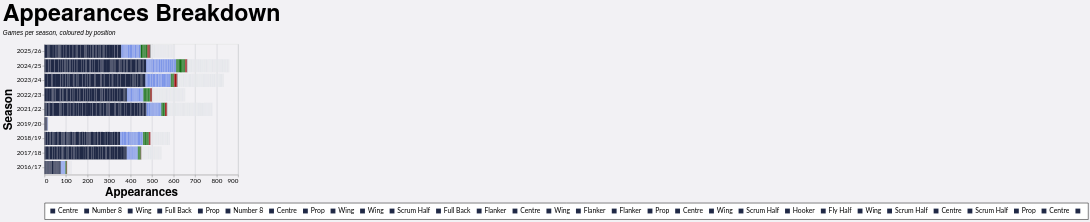

Describe this chart as a Vega-Lite specification.
### Vega-Lite specification from a JSON file in a GitHub repository (floating-point values rounded to 4 significant figures; data arrays with more than 128 entries replaced by an {"elided": "..."} marker saying what was removed)
{"config": {"axis": {"labelFont": "Lato, sans-serif", "titleFont": "PT Sans Narrow, Helvetica Neue, Helvetica, Arial, sans-serif", "labelFontSize": 13, "titleFontSize": 24, "gridColor": "#202947", "gridOpacity": 0.2}, "header": {"labelFont": "PT Sans Narrow, Helvetica Neue, Helvetica, Arial, sans-serif", "titleFont": "PT Sans Narrow, Helvetica Neue, Helvetica, Arial, sans-serif", "labelFontSize": 24, "titleFontSize": 28, "labelFontWeight": "bold", "orient": "left"}, "legend": {"labelFont": "Lato, sans-serif", "titleFont": "PT Sans Narrow, Helvetica Neue, Helvetica, Arial, sans-serif", "labelFontSize": 14, "titleFontSize": 16, "titlePadding": 5, "fillColor": "white", "strokeColor": "black", "padding": 10, "titleFontWeight": "lighter", "titleFontStyle": "italic", "titleColor": "gray", "offset": 10}, "title": {"font": "PT Sans Narrow, Helvetica Neue, Helvetica, Arial, sans-serif", "fontSize": 48, "fontWeight": "bold", "anchor": "start", "align": "center", "titlePadding": 20, "subtitlePadding": 10, "subtitleFontSize": 13, "subtitleColor": "", "subtitleFontStyle": "italic", "offset": 15, "color": "black"}, "axisX": {"labelAngle": 0}, "facet": {"title": null, "header": null, "align": {"row": "each", "column": "each"}}, "resolve": {"scale": {"y": "independent", "facet": "independent"}}, "background": "#f2f1f4"}, "data": {"name": "data-daeef66faebbc356b233663e257039f9"}, "mark": {"type": "bar"}, "encoding": {"color": {"field": "color_key", "legend": {"labelExpr": "split(datum.label, '|||')[1]", "orient": "bottom", "title": null}, "scale": {"domain": {"elided": "747 str values"}, "range": {"elided": "747 str values"}}, "type": "nominal"}, "tooltip": [{"field": "player", "title": "Player", "type": "nominal"}, {"field": "season", "title": "Season", "type": "nominal"}, {"field": "color_value", "title": "Position", "type": "nominal"}, {"aggregate": "sum", "field": "apps", "title": "Appearances", "type": "quantitative"}], "x": {"aggregate": "sum", "field": "apps", "title": "Appearances", "type": "quantitative"}, "y": {"field": "season", "sort": {"field": "season_sort", "op": "max", "order": "descending"}, "title": "Season", "type": "nominal"}}, "height": {"step": 30}, "title": {"text": "Appearances Breakdown", "subtitle": "Games per season, coloured by position"}, "width": 400, "$schema": "https://vega.github.io/schema/vega-lite/v5.20.1.json", "datasets": {"data-daeef66faebbc356b233663e257039f9": {"elided": "2355 records"}}}
